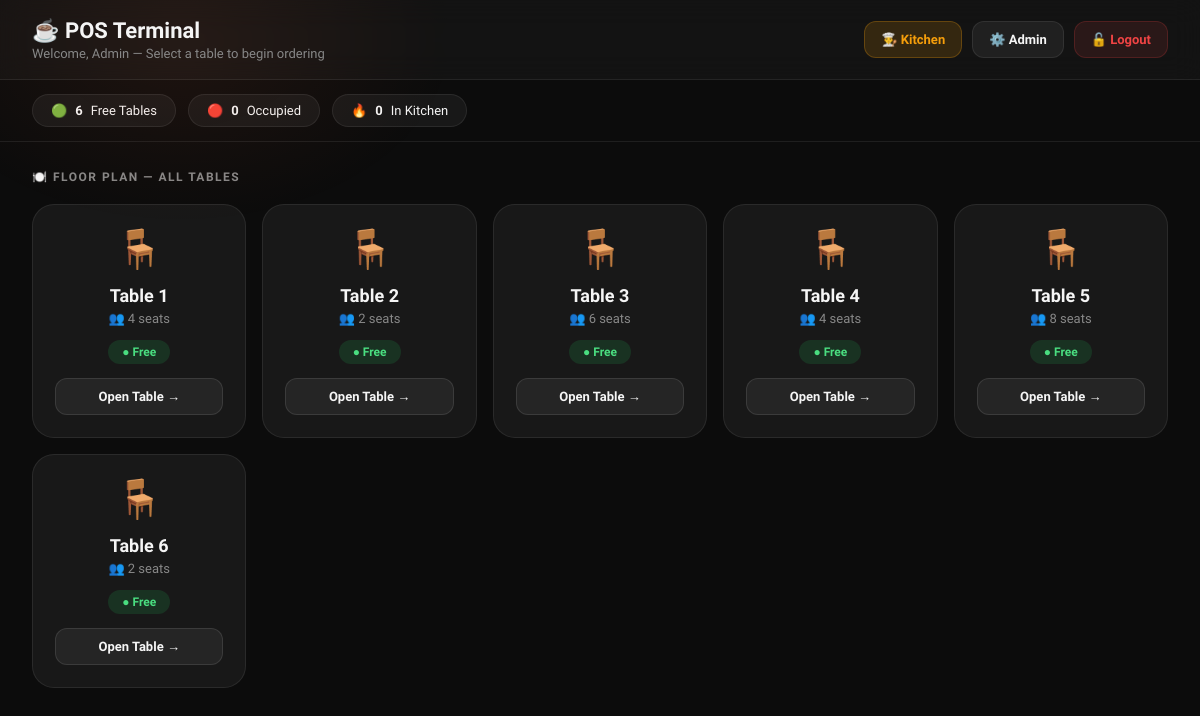
The app's page /pos/index.php (signed in) with its own data.
### tables this page shows
CREATE TABLE `restaurant_tables` (
  `id` int(11) NOT NULL AUTO_INCREMENT,
  `table_number` varchar(20) NOT NULL,
  `seats` int(11) NOT NULL,
  `status` enum('free','occupied') DEFAULT 'free',
  `active` enum('yes','no') DEFAULT 'yes',
  `created_at` timestamp NOT NULL DEFAULT current_timestamp(),
  PRIMARY KEY (`id`)
);

### pos/index.php (the view, shortened to what this page needs)
<?php
include("../config/db.php");
$tables = mysqli_query($conn, "SELECT * FROM restaurant_tables WHERE active='yes' ORDER BY id ASC");
$user_name = htmlspecialchars($_SESSION['user_name']);
$free_count     = mysqli_fetch_assoc(mysqli_query($conn, "SELECT COUNT(*) as t FROM restaurant_tables WHERE active='yes' AND status='free'"))['t'];
$occupied_count = mysqli_fetch_assoc(mysqli_query($conn, "SELECT COUNT(*) as t FROM restaurant_tables WHERE active='yes' AND status='occupied'"))['t'];
$kitchen_active = mysqli_fetch_assoc(mysqli_query($conn, "SELECT COUNT(*) as t FROM orders WHERE status IN ('to_cook','preparing')"))['t'];
?>
<!DOCTYPE html>
<html lang="en">
<head>
</head>
<body>
<div class="topbar">
    <div>
        <h1>☕ POS Terminal</h1>
        <p>Welcome, <?php echo $user_name; ?> — Select a table to begin ordering</p>
    </div>
    <div class="topbar-right">
        <a href="../kitchen/kitchen.php" class="btn btn-kitchen">👨‍🍳 Kitchen</a>
        <?php if ($_SESSION['user_role'] === 'admin'): ?>
            <a href="../admin/dashboard.php" class="btn btn-outline">⚙️ Admin</a>
        <?php endif; ?>
        <a href="../auth/logout.php" class="btn btn-red">🔓 Logout</a>
    </div>
</div>
<div class="stats-bar">
    <div class="stat-pill">🟢 <strong><?php echo $free_count; ?></strong> Free Tables</div>
    <div class="stat-pill">🔴 <strong><?php echo $occupied_count; ?></strong> Occupied</div>
    <div class="stat-pill">🔥 <strong><?php echo $kitchen_active; ?></strong> In Kitchen</div>
</div>
<div class="content">
    <div class="section-title">🍽️ Floor Plan — All Tables</div>
    <?php if (mysqli_num_rows($tables) > 0): ?>
    <div class="grid">
        <?php while ($row = mysqli_fetch_assoc($tables)): ?>
        <a class="table-card <?php echo $row['status'] === 'occupied' ? 'occupied' : ''; ?>"
           href="order.php?table_id=<?php echo $row['id']; ?>">
            <div class="t-icon"><?php echo $row['status'] === 'occupied' ? '🍽️' : '🪑'; ?></div>
            <div class="t-name"><?php echo htmlspecialchars($row['table_number']); ?></div>
            <div class="t-seats">👥 <?php echo $row['seats']; ?> seats</div>
            <div class="t-status <?php echo $row['status'] === 'free' ? 's-free' : 's-occupied'; ?>">
                <?php echo $row['status'] === 'free' ? '● Free' : '● Occupied'; ?>
            </div>
            <div class="t-btn"><?php echo $row['status'] === 'occupied' ? 'Add Items →' : 'Open Table →'; ?></div>
        </a>
        <?php endwhile; ?>
    </div>
    <?php endif; ?>
</div>
</body>
</html>

### pos/index.php (style rules this page uses)
*,*::before,*::after { margin:0;padding:0;box-sizing:border-box; }
:root { --primary:#FF6B35;--primary-dark:#E85520;--bg:#0C0C0C;--card:rgba(255,255,255,0.05);--border:rgba(255,255,255,0.08);--text:#F5F5F5;--muted:#888; }
body { font-family:'Sora',sans-serif;background:var(--bg);color:var(--text);min-height:100vh; }
body::before { content:'';position:fixed;top:-20%;left:-10%;width:50%;height:50%;background:radial-gradient(ellipse,rgba(255,107,53,0.08) 0%,transparent 65%);pointer-events:none; }
.topbar { background:rgba(255,255,255,0.03);border-bottom:1px solid var(--border);padding:18px 32px;display:flex;justify-content:space-between;align-items:center;flex-wrap:wrap;gap:14px;position:sticky;top:0;z-index:50;backdrop-filter:blur(14px); }
.topbar h1 { font-size:22px;font-weight:800; }
.topbar p { font-size:13px;color:var(--muted);margin-top:3px; }
.topbar-right { display:flex;gap:10px;flex-wrap:wrap; }
.btn { text-decoration:none;padding:10px 16px;border-radius:12px;font-family:'Sora',sans-serif;font-size:13px;font-weight:600;cursor:pointer;border:none;transition:all 0.2s;display:inline-flex;align-items:center;gap:7px; }
.btn-outline { background:rgba(255,255,255,0.06);color:var(--text);border:1px solid var(--border); }
.btn-kitchen { background:rgba(245,158,11,0.15);color:#F59E0B;border:1px solid rgba(245,158,11,0.25); }
.btn-red { background:rgba(239,68,68,0.1);color:#EF4444;border:1px solid rgba(239,68,68,0.2); }
.stats-bar { display:flex;gap:12px;padding:14px 32px;border-bottom:1px solid var(--border);flex-wrap:wrap; }
.stat-pill { background:var(--card);border:1px solid var(--border);border-radius:999px;padding:8px 18px;font-size:13px;display:flex;align-items:center;gap:8px; }
.content { padding:28px 32px; }
.section-title { font-size:12px;text-transform:uppercase;letter-spacing:1.5px;color:var(--muted);font-weight:700;margin-bottom:20px; }
.grid { display:grid;grid-template-columns:repeat(auto-fill,minmax(195px,1fr));gap:16px; }
.table-card { background:var(--card);border:1px solid var(--border);border-radius:22px;padding:22px;text-align:center;transition:all 0.25s;cursor:pointer;text-decoration:none;color:var(--text);display:block; }
.t-icon { font-size:38px;margin-bottom:14px; }
.t-name { font-size:18px;font-weight:700;margin-bottom:5px; }
.t-seats { font-size:13px;color:var(--muted);margin-bottom:14px; }
.t-status { display:inline-flex;align-items:center;gap:6px;padding:5px 14px;border-radius:999px;font-size:12px;font-weight:700; }
.s-free { background:rgba(34,197,94,0.15);color:#4ade80; }
.t-btn { margin-top:14px;display:block;background:rgba(255,255,255,0.06);border:1px solid rgba(255,255,255,0.1);border-radius:12px;padding:10px;font-size:13px;font-weight:700;transition:0.2s; }

### records on screen
restaurant_tables: table_number "Table 1", seats "4", status "● Free"
restaurant_tables: table_number "Table 2", seats "2", status "● Free"
restaurant_tables: table_number "Table 3", seats "6", status "● Free"
restaurant_tables: table_number "Table 4", seats "4", status "● Free"
restaurant_tables: table_number "Table 5", seats "8", status "● Free"
restaurant_tables: table_number "Table 6", seats "2", status "● Free"

### other values on screen
$user_name "Admin"
$free_count "6"
$occupied_count "0"
$kitchen_active "0"
